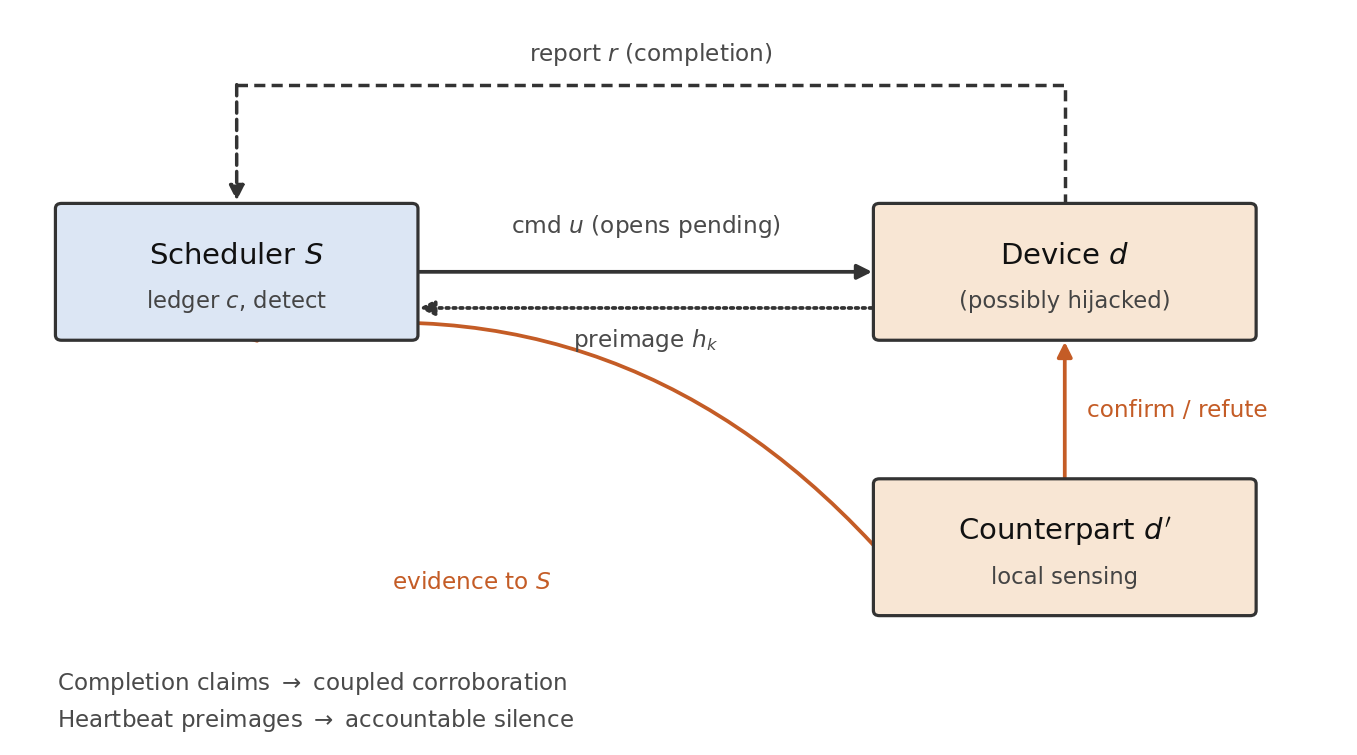

Reproduce this figure in Python.
# -*- coding: utf-8 -*-
"""System model and message loop (paper03 fig:system)."""
from __future__ import annotations

import os

import matplotlib

matplotlib.use("Agg")
import matplotlib.pyplot as plt
from matplotlib.patches import FancyArrowPatch, FancyBboxPatch

HERE = os.path.dirname(os.path.abspath(__file__))
OUT = os.path.join(HERE, "fig_system")

plt.rcParams.update({
    "font.sans-serif": ["DejaVu Sans", "Arial", "Helvetica"],
    "axes.unicode_minus": False,
    "mathtext.fontset": "dejavusans",
    "figure.dpi": 200,
})

C_SCH = "#dce6f4"
C_DEV = "#f8e6d4"
C_EDGE = "#333333"
C_NOTE = "#4a4a4a"
C_ORANGE = "#c45c26"


def box(ax, x, y, w, h, title, sub, fc):
    ax.add_patch(FancyBboxPatch(
        (x, y), w, h, boxstyle="round,pad=0.02,rounding_size=0.06",
        facecolor=fc, edgecolor=C_EDGE, linewidth=1.15, zorder=3))
    ax.text(x + w / 2, y + h * 0.62, title, ha="center", va="center",
            fontsize=10.5, color="#111", zorder=4)
    ax.text(x + w / 2, y + h * 0.28, sub, ha="center", va="center",
            fontsize=8.2, color="#444", zorder=4)


def arrow(ax, p, q, color=C_EDGE, lw=1.35, ls="-", rad=0.0, ms=11):
    ax.add_patch(FancyArrowPatch(
        p, q, arrowstyle="-|>", mutation_scale=ms, linewidth=lw,
        linestyle=ls, color=color, connectionstyle="arc3,rad=%.3f" % rad,
        shrinkA=1.2, shrinkB=1.2, zorder=2))


def routed_arrow(ax, pts, color=C_EDGE, lw=1.25, ls="--"):
    xs, ys = zip(*pts)
    ax.plot(xs[:-1], ys[:-1], color=color, lw=lw, ls=ls, zorder=2,
            solid_capstyle="butt")
    ax.add_patch(FancyArrowPatch(
        pts[-2], pts[-1], arrowstyle="-|>", mutation_scale=11,
        linewidth=lw, linestyle=ls, color=color, zorder=2,
        shrinkA=0, shrinkB=0.4))


def main() -> None:
    fig, ax = plt.subplots(figsize=(8.6, 4.75))
    ax.set_xlim(0.0, 13.2)
    ax.set_ylim(-0.15, 8.35)
    ax.axis("off")

    sx, sy, sw, sh = 0.45, 4.55, 3.55, 1.55
    dx, dy, dw, dh = 8.55, 4.55, 3.75, 1.55
    bx, by, bw, bh = 8.55, 1.35, 3.75, 1.55
    box(ax, sx, sy, sw, sh, r"Scheduler $S$", r"ledger $c$, detect", C_SCH)
    box(ax, dx, dy, dw, dh, r"Device $d$", "(possibly hijacked)", C_DEV)
    box(ax, bx, by, bw, bh, r"Counterpart $d'$", "local sensing", C_DEV)

    s_r = (sx + sw, sy + sh / 2)
    d_l = (dx, dy + dh / 2)
    s_top = (sx + sw / 2, sy + sh)
    d_top = (dx + dw / 2, dy + dh)
    s_bot = (sx + sw / 2, sy)
    d_bot = (dx + dw / 2, dy)
    b_top = (bx + bw / 2, by + bh)
    b_l = (bx, by + bh / 2)

    arrow(ax, s_r, d_l)
    ax.text((s_r[0] + d_l[0]) / 2, s_r[1] + 0.38,
            r"cmd $u$ (opens pending)",
            ha="center", va="bottom", fontsize=8.4, color=C_NOTE)

    y_rep = 7.50
    routed_arrow(ax, [
        (d_top[0], d_top[1]),
        (d_top[0], y_rep),
        (s_top[0], y_rep),
        (s_top[0], s_top[1] + 0.04),
    ], ls=(0, (3.2, 1.8)))
    ax.text((s_top[0] + d_top[0]) / 2, y_rep + 0.20,
            r"report $r$ (completion)",
            ha="center", va="bottom", fontsize=8.4, color=C_NOTE)

    y_hb = s_r[1] - 0.42
    arrow(ax, (d_l[0], y_hb), (s_r[0], y_hb), ls=(0, (0.7, 1.15)))
    ax.text((s_r[0] + d_l[0]) / 2, y_hb - 0.22,
            r"preimage $h_k$",
            ha="center", va="top", fontsize=8.4, color=C_NOTE)

    arrow(ax, b_top, d_bot, color=C_ORANGE)
    ax.text(d_bot[0] + 0.22, (b_top[1] + d_bot[1]) / 2,
            "confirm / refute", ha="left", va="center",
            fontsize=8.4, color=C_ORANGE)

    arrow(ax, b_l, s_bot, color=C_ORANGE, rad=0.28, lw=1.35)
    ax.text(4.55, 1.85, r"evidence to $S$",
            ha="center", va="top", fontsize=8.4, color=C_ORANGE)

    ax.text(0.45, 0.55,
            r"Completion claims $\rightarrow$ coupled corroboration",
            ha="left", va="center", fontsize=8.3, color=C_NOTE)
    ax.text(0.45, 0.12,
            r"Heartbeat preimages $\rightarrow$ accountable silence",
            ha="left", va="center", fontsize=8.3, color=C_NOTE)

    fig.savefig(OUT + ".pdf", bbox_inches="tight", pad_inches=0.06)
    fig.savefig(OUT + ".png", dpi=200, bbox_inches="tight", pad_inches=0.06)
    plt.close(fig)
    print("wrote", OUT + ".pdf")


if __name__ == "__main__":
    main()
